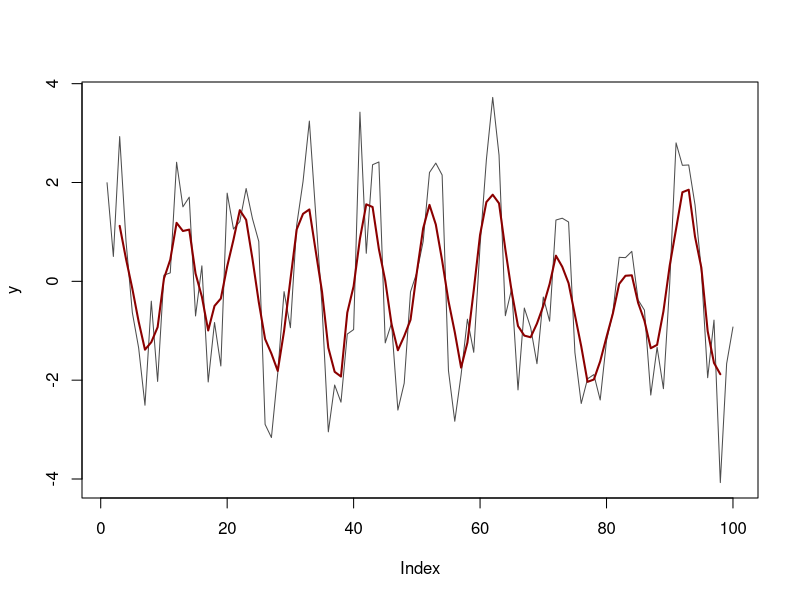

The R script that drew this image: (Note: this script raises an error after producing the figure.)
## ---- chunk 1
n <- 100
y <- 2 * sin(2 * pi / 10 * 1:n) + rnorm(100)
yFilt5 <- filter(x = y, filter = rep(1/5, 5),sides =2)
plot(y,type="l",col="grey30")
lines(yFilt5,col="darkred",lwd=2)
## ---- chunk 2
library(tidyverse)
## ---- chunk 3
yFilt5 <- filter(x = y, filter = rep(1/5, 5),sides =2)
## ---- chunk 4
yFilt10 <- stats::filter(x = y, filter = rep(1/10, 10),sides =2)
plot(y,type="l",col="grey30")
lines(yFilt5,col="darkred",lwd=2)
## ---- chunk 5
citation()
## ---- chunk 6
citation("dplR")
